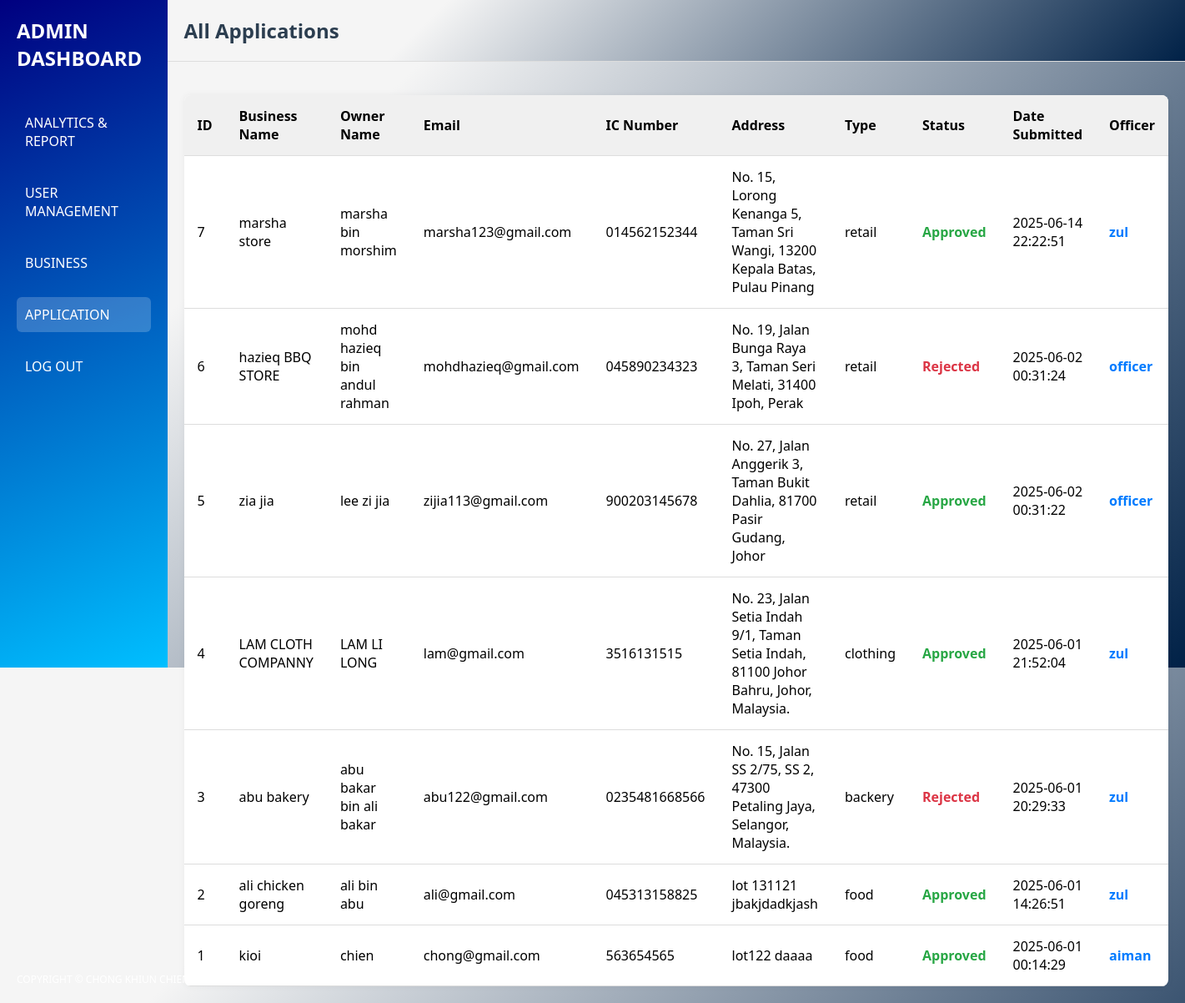
Page /adminapplication.php (signed in) on the committed database.
### tables this page shows
CREATE TABLE `applications` (
  `id` int(11) NOT NULL,
  `business_id` int(11) NOT NULL,
  `officer_id` int(11) DEFAULT NULL,
  `status` varchar(20) NOT NULL,
  `date_submitted` datetime DEFAULT current_timestamp()
);

CREATE TABLE `businesses` (
  `id` int(11) NOT NULL,
  `user_id` int(11) NOT NULL,
  `business_name` varchar(255) NOT NULL,
  `name` varchar(255) NOT NULL,
  `email` varchar(255) NOT NULL,
  `ic_number` varchar(50) NOT NULL,
  `address` text NOT NULL,
  `type` varchar(100) NOT NULL
);

CREATE TABLE `users` (
  `id` int(11) NOT NULL,
  `username` varchar(100) NOT NULL,
  `email` varchar(100) NOT NULL,
  `password` varchar(255) NOT NULL,
  `role` enum('client','officer','admin') NOT NULL DEFAULT 'client'
);

### adminapplication.php (the view, shortened to what this page needs)
<?php
$conn = new mysqli("localhost", "root", "", "project");
$sql = "
    SELECT
        a.id AS application_id,
        b.business_name,
        b.name AS owner_name,
        b.email,
        b.ic_number,
        b.address,
        b.type,
        a.status,
        a.date_submitted,
        u.username AS officer_name
    FROM
        applications a
    JOIN
        businesses b ON a.business_id = b.id
    LEFT JOIN
        users u ON a.officer_id = u.id
    ORDER BY
        a.date_submitted DESC";
$result = $conn->query($sql);
?>
<!DOCTYPE html>
<html lang="en">
<head>
    <link rel="stylesheet" href="admin.css">
</head>
<body>
    <div class="sidebar">
        <h2>ADMIN DASHBOARD</h2>
        <a href="adminanalystics&report.php">ANALYTICS & REPORT</a>
        <a href="adminusermanagment.php">USER MANAGEMENT</a>
        <a href="adminbusiness.php">BUSINESS</a>
        <a href="adminapplication.php" class="active">APPLICATION</a>
        <a href="logout.php">LOG OUT</a>
    </div>
    <div class="main-content">
        <div class="header">
            <h2>All Applications</h2>
        </div>
        <div class="container">
            <?php if ($result && $result->num_rows > 0): ?>
                <table>
                    <thead>
                        <tr>
                            <th>ID</th>
                            <th>Business Name</th>
                            <th>Owner Name</th>
                            <th>Email</th>
                            <th>IC Number</th>
                            <th>Address</th>
                            <th>Type</th>
                            <th>Status</th>
                            <th>Date Submitted</th>
                            <th>Officer</th>
                        </tr>
                    </thead>
                    <tbody>
                        <?php while ($row = $result->fetch_assoc()):
                            $status = $row['status'] ?? 'pending';
                            $status_class = match (strtolower($status)) {
                                'approved' => 'status-approved',
                                'rejected' => 'status-rejected',
                                default => 'status-pending'
                            };
                            ?>
                            <tr>
                                <td><?= htmlspecialchars($row['application_id']) ?></td>
                                <td><?= htmlspecialchars($row['business_name']) ?></td>
                                <td><?= htmlspecialchars($row['owner_name']) ?></td>
                                <td><?= htmlspecialchars($row['email']) ?></td>
                                <td><?= htmlspecialchars($row['ic_number']) ?></td>
                                <td><?= htmlspecialchars($row['address']) ?></td>
                                <td><?= htmlspecialchars($row['type']) ?></td>
                                <td class="<?= $status_class ?>"><?= ucfirst($status) ?></td>
                                <td><?= htmlspecialchars($row['date_submitted']) ?></td>
                                <td class="officer-name">
                                    <?= $row['officer_name'] ? htmlspecialchars($row['officer_name']) : 'Unassigned' ?></td>
                            </tr>
                        <?php endwhile; ?>
                    </tbody>
                </table>
            <?php else: ?>
                <p>No applications found.</p>
            <?php endif; ?>
        </div>
    </div>
    <div class="copyright">
    </div>
</body>
</html>

### admin.css (style rules this page uses)
* { margin: 0; padding: 0; box-sizing: border-box; }
body { font-family: 'Segoe UI', sans-serif; background-color: #002147; background-image: linear-gradient(315deg, #002147 0%, #f5f5f5 74%); display: flex; height: 100vh; }
.sidebar { width: 250px; background: rgb(0,0,128); background: linear-gradient(159deg, rgba(0,0,128,1) 0%, rgba(0,191,255,1) 100%); color: white; display: flex; flex-direction: column; padding: 20px; }
.sidebar h2 { margin-bottom: 30px; }
.sidebar a { color: white; text-decoration: none; margin: 10px 0; padding: 10px; border-radius: 6px; display: block; }
.sidebar a:hover, .sidebar a.active { background-color: rgba(255, 255, 255, 0.2); }
.main-content { flex: 1; display: flex; flex-direction: column; }
.header { background-color: #002147; background-image: linear-gradient(315deg, #002147 0%, #f5f5f5 74%); padding: 20px; border-bottom: 1px solid #ddd; display: flex; justify-content: space-between; align-items: center; }
.header h2 { color: #2c3e50; }
.container { padding: 20px; }
table { width: 100%; border-collapse: collapse; background-color: white; border-radius: 8px; overflow: hidden; box-shadow: 0 0 8px rgba(0, 0, 0, 0.05); margin-top: 20px; }
th, td { padding: 14px 16px; text-align: left; border-bottom: 1px solid #ddd; }
th { background-color: #f0f0f0; font-weight: bold; }
.status-approved { color: #28a745; font-weight: bold; }
.status-rejected { color: #dc3545; font-weight: bold; }
td.officer-name { color: #007bff; font-weight: bold; }
.copyright { position: absolute; bottom: 20px; left: 20px; font-size: 12px; color: #ffffff; }

### rows in the picture
applications: id "7", business.business_name "marsha store", business.name "marsha bin morshim", business.email "marsha123@gmail.com", business.ic_number "014562152344", business.address "No. 15, Lorong Kenanga 5, Taman Sri Wangi, 13200 Kepala Batas, Pulau Pinang", business.type "retail", status "Approved", date_submitted "2025-06-14 22:22:51", officer.username "zul"
applications: id "6", business.business_name "hazieq BBQ STORE", business.name "mohd hazieq bin andul rahman", business.email "mohdhazieq@gmail.com", business.ic_number "045890234323", business.address "No. 19, Jalan Bunga Raya 3, Taman Seri Melati, 31400 Ipoh, Perak", business.type "retail", status "Rejected", date_submitted "2025-06-02 00:31:24", officer.username "officer"
applications: id "5", business.business_name "zia jia", business.name "lee zi jia", business.email "zijia113@gmail.com", business.ic_number "900203145678", business.address "No. 27, Jalan Anggerik 3, Taman Bukit Dahlia, 81700 Pasir Gudang, Johor", business.type "retail", status "Approved", date_submitted "2025-06-02 00:31:22", officer.username "officer"
applications: id "4", business.business_name "LAM CLOTH COMPANNY", business.name "LAM LI LONG", business.email "lam@gmail.com", business.ic_number "3516131515", business.address "No. 23, Jalan Setia Indah 9/1, Taman Setia Indah, 81100 Johor Bahru, Johor, Malaysia.", business.type "clothing", status "Approved", date_submitted "2025-06-01 21:52:04", officer.username "zul"
applications: id "3", business.business_name "abu bakery", business.name "abu bakar bin ali bakar", business.email "abu122@gmail.com", business.ic_number "0235481668566", business.address "No. 15, Jalan SS 2/75, SS 2, 47300 Petaling Jaya, Selangor, Malaysia.", business.type "backery", status "Rejected", date_submitted "2025-06-01 20:29:33", officer.username "zul"
applications: id "2", business.business_name "ali chicken goreng", business.name "ali bin abu", business.email "ali@gmail.com", business.ic_number "045313158825", business.address "lot 131121 jbakjdadkjash", business.type "food", status "Approved", date_submitted "2025-06-01 14:26:51", officer.username "zul"
applications: id "1", business.business_name "kioi", business.name "chien", business.email "chong@gmail.com", business.ic_number "563654565", business.address "lot122 daaaa", business.type "food", status "Approved", date_submitted "2025-06-01 00:14:29", officer.username "aiman"
